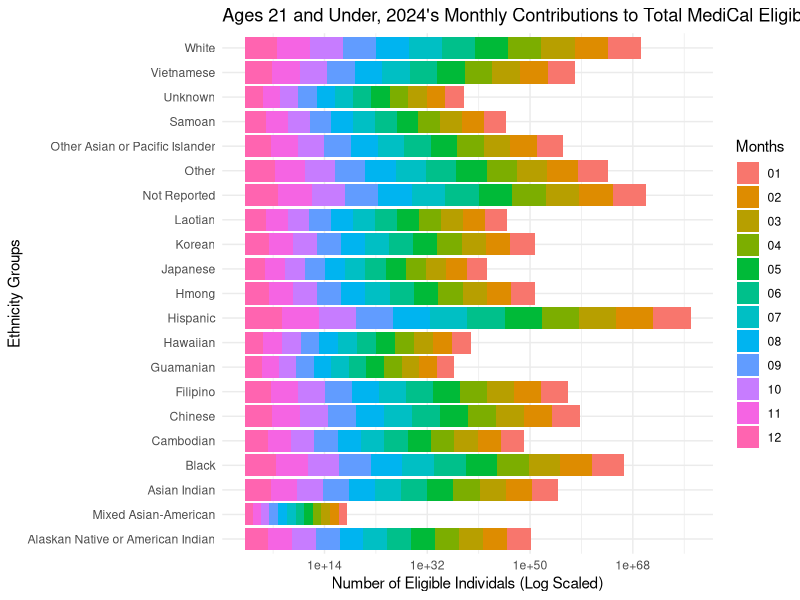

Generate this figure with R:
## ---- chunk 1
#| label: Packages

library(tidyverse)
library(purrr)
library(ggplot2)
## ---- chunk 2
#| label: Loading Data

MediCal <- read_csv("Data_Raw/7.4-race-ethnicity-statewide_q4_2024_odp.csv")
## ---- chunk 3
#| label: Looking at Unique Ethnicity

unique(MediCal$`Race Ethnicity`)
## ---- chunk 4
#| label: Base Model

MediCal <- MediCal |>
  rename(Period = `Reporting Period`, 
         Ethnic = `Race Ethnicity` , 
         Eligiblity = `Number of Eligible Individuals`) |> #Renaming all my variables into something more simpler and understandable
  mutate(Eligiblity = as.numeric(Eligiblity)) |> # Making sure all Eligibility column is numeric data
  mutate(Ethnic = fct_recode(Ethnic, 
                             "Mixed Asian-American" = "Amerasian")) |> # Realized that I need to specify what Amerasian is for those who do not know
    separate(Period, into = c("Year", "Month"), sep = "-") # Want to separate the period into months and year

## write.csv(MediCal, "Data_Clean/MediCal.csv")
## ---- chunk 5
#| label: Find Total For Every Year

Year <- MediCal |>
  group_by(Year, Ethnic) |> 
  summarise(Total = sum(Eligiblity)) # Finding the total number of eligible individuals based on the year and ethnicity

## write_csv(Year, "Data_Clean/Yearly_MediCal.csv")
## ---- chunk 6
#| label: Checking for correct total using Filipinos

Filipino <- MediCal |>
  filter(Ethnic == "Filipino") |> # I wanted to see if the number of eligible individuals were different for each month of a year in order to get the year's total and estimates average 
  filter(Year == "2012") |>
  summarise(Total = sum(Eligiblity))

Filipino ## Both had the same number so the code is done correctly above
## ---- chunk 7
#| label: 2024 Monthly Report

Month <- MediCal |>
  filter(Year == "2024") |> 
  group_by(Ethnic) |>
  mutate(Total = sum(Eligiblity))

## write_csv(Month, "Data_Clean/2024Monthly_MediCal.csv")
## ---- chunk 8
#| label: Visualization
#| fig-width: 12

Month |>
  ggplot(aes(x = Eligiblity, y = Ethnic, fill = Month)) +
  geom_bar(stat = "identity") + # Used ChatGPT to helped me get the stacked effect
  scale_x_log10() +
  theme_minimal() +
  labs(title = "Ages 21 and Under, 2024's Monthly Contributions to Total MediCal Eligible Individual by Ethnicity", 
       x = "Number of Eligible Individals (Log Scaled)", 
       y = "Ethnicity Groups", 
       fill = "Months")
